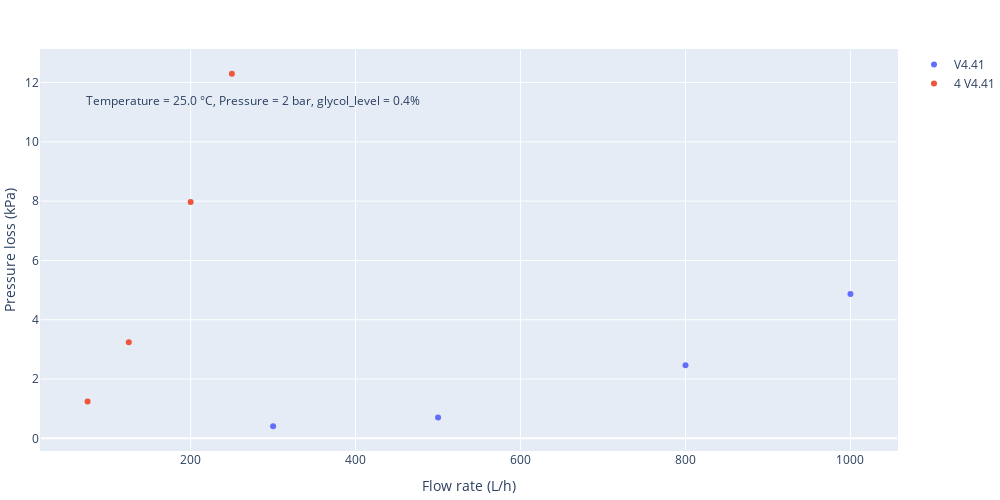

Notebook cell for this chart:
### Code cell
fig = go.Figure()

# Add traces
fig.add_trace(go.Scatter(x=list_Q_L, y=np.array(dic["V4.41"][0]),
                    mode='markers',
                    name='V4.41'))

fig.add_trace(go.Scatter(x=list_Q_L/4, y=np.array(dic["V4.41_petit_mur_x4"][0]),
                    mode='markers',
                    name='4 V4.41'))
# fig.add_trace(go.Scatter(x=list_Q_L, y=list_PL_M,
#                     mode='markers',
#                     name='MICOE datasheet'))
# fig.add_trace(go.Scatter(x=list_Re, y=np.array(list_PL_lin),
#                     mode='markers',
#                     name='MICOE lin',xaxis='x2'))

    # Set x-axis title
fig.update_xaxes(title_text="Time")

fig.update_layout(
    
    yaxis=dict(
    title='Pressure loss (kPa)'),
    
    xaxis=dict(title="Flow rate (L/h)"),

    xaxis2={'title':'Reynolds','anchor': 'y', 'overlaying': 'x', 'side': 'top'}
    
    )

# fig.update_layout(
#     xaxis1=dict(range=[list_Q_L.min(), list_Q_L.max()]),
#     xaxis2=dict(range=[list_Re.min(), list_Re.max()]),
#     )

fig.update_layout(
    autosize=False,
    width=1000,
    height=500,
    margin=dict(
        l=0,
        r=0,
        b=50,
        t=50,
        pad=1
    ),
)

fig.add_annotation(text=f"Temperature = {T-273.15} °C, Pressure = {p_bar} bar, glycol_level = {glycol_rate}%",
                  xref="paper", yref="paper",
                  x=0.05, y=0.9, showarrow=False)

fig.show()

### Figure 1 — Plotly figure (JSON) as saved in the notebook; plotly's stock layout.template omitted (floating-point values rounded to 4 significant figures)
{"data": [{"mode": "markers", "name": "V4.41", "type": "scatter", "x": [300, 500, 800, 1000], "y": [0.4073, 0.7, 2.466, 4.872, 9.876, 14.22, 22.36]}, {"mode": "markers", "name": "4 V4.41", "type": "scatter", "x": [75, 125, 200, 250], "y": [1.243, 3.241, 7.975, 12.3]}], "layout": {"annotations": [{"showarrow": false, "text": "Temperature = 25.0 °C, Pressure = 2 bar, glycol_level = 0.4%", "x": 0.05, "xref": "paper", "y": 0.9, "yref": "paper"}], "autosize": false, "height": 500, "margin": {"b": 50, "l": 0, "pad": 1, "r": 0, "t": 50}, "width": 1000, "xaxis": {"title": {"text": "Flow rate (L/h)"}}, "xaxis2": {"anchor": "y", "overlaying": "x", "side": "top", "title": {"text": "Reynolds"}}, "yaxis": {"title": {"text": "Pressure loss (kPa)"}}}}
